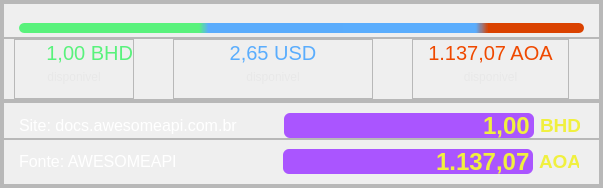
              <widget class="QFrame" name="frame_69">
               <property name="frameShape">
                <enum>QFrame::StyledPanel</enum>
               </property>
               <property name="frameShadow">
                <enum>QFrame::Raised</enum>
               </property>
               <layout class="QVBoxLayout" name="verticalLayout_72">
                <property name="spacing">
                 <number>0</number>
                </property>
                <property name="leftMargin">
                 <number>0</number>
                </property>
                <property name="topMargin">
                 <number>0</number>
                </property>
                <property name="rightMargin">
                 <number>0</number>
                </property>
                <property name="bottomMargin">
                 <number>0</number>
                </property>
                <item>
                 <widget class="QFrame" name="frame_103">
                  <property name="frameShape">
                   <enum>QFrame::StyledPanel</enum>
                  </property>
                  <property name="frameShadow">
                   <enum>QFrame::Raised</enum>
                  </property>
                  <layout class="QVBoxLayout" name="verticalLayout_73">
                   <property name="spacing">
                    <number>0</number>
                   </property>
                   <property name="leftMargin">
                    <number>0</number>
                   </property>
                   <property name="topMargin">
                    <number>0</number>
                   </property>
                   <property name="rightMargin">
                    <number>0</number>
                   </property>
                   <property name="bottomMargin">
                    <number>0</number>
                   </property>
                   <item>
                    <widget class="QFrame" name="frame_104">
                     <property name="frameShape">
                      <enum>QFrame::StyledPanel</enum>
                     </property>
                     <property name="frameShadow">
                      <enum>QFrame::Raised</enum>
                     </property>
                     <layout class="QVBoxLayout" name="verticalLayout_74">
                      <property name="spacing">
                       <number>0</number>
                      </property>
                      <property name="leftMargin">
                       <number>0</number>
                      </property>
                      <property name="topMargin">
                       <number>0</number>
                      </property>
                      <property name="rightMargin">
                       <number>0</number>
                      </property>
                      <property name="bottomMargin">
                       <number>0</number>
                      </property>
                      <item>
                       <widget class="QFrame" name="frame_105">
                        <property name="minimumSize">
                         <size>
                          <width>0</width>
                          <height>35</height>
                         </size>
                        </property>
                        <property name="maximumSize">
                         <size>
                          <width>16777215</width>
                          <height>35</height>
                         </size>
                        </property>
                        <property name="frameShape">
                         <enum>QFrame::StyledPanel</enum>
                        </property>
                        <property name="frameShadow">
                         <enum>QFrame::Raised</enum>
                        </property>
                        <layout class="QVBoxLayout" name="verticalLayout_75">
                         <property name="spacing">
                          <number>0</number>
                         </property>
                         <property name="leftMargin">
                          <number>15</number>
                         </property>
                         <property name="topMargin">
                          <number>15</number>
                         </property>
                         <property name="rightMargin">
                          <number>15</number>
                         </property>
                         <property name="bottomMargin">
                          <number>0</number>
                         </property>
                         <item>
                          <widget class="QProgressBar" name="progressBar_3">
                           <property name="maximumSize">
                            <size>
                             <width>16777215</width>
                             <height>10</height>
                            </size>
                           </property>
                           <property name="styleSheet">
                            <string notr="true">QProgressBar::chunk{
	
	background-color: qlineargradient(spread:pad, x1:0, y1:1, x2:1, y2:1, stop:0.318182 rgba(89, 242, 124, 255), stop:0.335227 rgba(90, 172, 252, 255), stop:0.806818 rgba(90, 173, 253, 255), stop:0.829545 rgba(218, 66, 0, 255));
border-radius:5px;}

QProgressBar{
border-radius:5px;
}</string>
                           </property>
                           <property name="value">
                            <number>100</number>
                           </property>
                           <property name="textVisible">
                            <bool>false</bool>
                           </property>
                           <property name="invertedAppearance">
                            <bool>true</bool>
                           </property>
                          </widget>
                         </item>
                        </layout>
                       </widget>
                      </item>
                      <item>
                       <widget class="QFrame" name="frame_106">
                        <property name="frameShape">
                         <enum>QFrame::StyledPanel</enum>
                        </property>
                        <property name="frameShadow">
                         <enum>QFrame::Raised</enum>
                        </property>
                        <layout class="QHBoxLayout" name="horizontalLayout_21">
                         <property name="spacing">
                          <number>0</number>
                         </property>
                         <property name="leftMargin">
                          <number>10</number>
                         </property>
                         <property name="topMargin">
                          <number>0</number>
                         </property>
                         <property name="rightMargin">
                          <number>30</number>
                         </property>
                         <property name="bottomMargin">
                          <number>0</number>
                         </property>
                         <item>
                          <widget class="QFrame" name="frame_107">
                           <property name="minimumSize">
                            <size>
                             <width>120</width>
                             <height>60</height>
                            </size>
                           </property>
                           <property name="maximumSize">
                            <size>
                             <width>120</width>
                             <height>60</height>
                            </size>
                           </property>
                           <property name="frameShape">
                            <enum>QFrame::StyledPanel</enum>
                           </property>
                           <property name="frameShadow">
                            <enum>QFrame::Raised</enum>
                           </property>
                           <layout class="QVBoxLayout" name="verticalLayout_76">
                            <property name="spacing">
                             <number>0</number>
                            </property>
                            <property name="leftMargin">
                             <number>0</number>
                            </property>
                            <property name="topMargin">
                             <number>0</number>
                            </property>
                            <property name="rightMargin">
                             <number>0</number>
                            </property>
                            <item>
                             <widget class="QLabel" name="label_85">
                              <property name="font">
                               <font>
                                <pointsize>15</pointsize>
                               </font>
                              </property>
                              <property name="styleSheet">
                               <string notr="true">color: rgb(89, 242, 124);</string>
                              </property>
                              <property name="text">
                               <string>1,00 BHD</string>
                              </property>
                              <property name="alignment">
                               <set>Qt::AlignRight|Qt::AlignTrailing|Qt::AlignVCenter</set>
                              </property>
                             </widget>
                            </item>
                            <item>
                             <widget class="QLabel" name="label_86">
                              <property name="styleSheet">
                               <string notr="true">color: rgb(232, 232, 232);</string>
                              </property>
                              <property name="text">
                               <string>disponivel</string>
                              </property>
                              <property name="alignment">
                               <set>Qt::AlignCenter</set>
                              </property>
                             </widget>
                            </item>
                           </layout>
                          </widget>
                         </item>
                         <item>
                          <spacer name="horizontalSpacer_25">
                           <property name="orientation">
                            <enum>Qt::Horizontal</enum>
                           </property>
                           <property name="sizeHint" stdset="0">
                            <size>
                             <width>6</width>
                             <height>20</height>
                            </size>
                           </property>
                          </spacer>
                         </item>
                         <item>
                          <widget class="QFrame" name="frame_108">
                           <property name="minimumSize">
                            <size>
                             <width>200</width>
                             <height>0</height>
                            </size>
                           </property>
                           <property name="maximumSize">
                            <size>
                             <width>200</width>
                             <height>16777215</height>
                            </size>
                           </property>
                           <property name="frameShape">
                            <enum>QFrame::StyledPanel</enum>
                           </property>
                           <property name="frameShadow">
                            <enum>QFrame::Raised</enum>
                           </property>
                           <layout class="QVBoxLayout" name="verticalLayout_77">
                            <property name="spacing">
                             <number>0</number>
                            </property>
                            <property name="leftMargin">
                             <number>0</number>
                            </property>
                            <property name="topMargin">
                             <number>0</number>
                            </property>
                            <property name="rightMargin">
                             <number>0</number>
                            </property>
                            <item>
                             <widget class="QLabel" name="label_87">
                              <property name="font">
                               <font>
                                <pointsize>15</pointsize>
                               </font>
                              </property>
                              <property name="styleSheet">
                               <string notr="true">color: rgb(90, 173, 253);</string>
                              </property>
                              <property name="text">
                               <string>2,65 USD</string>
                              </property>
                              <property name="alignment">
                               <set>Qt::AlignCenter</set>
                              </property>
                             </widget>
                            </item>
                            <item>
                             <widget class="QLabel" name="label_88">
                              <property name="styleSheet">
                               <string notr="true">color: rgb(232, 232, 232);</string>
                              </property>
                              <property name="text">
                               <string>disponivel</string>
                              </property>
                              <property name="alignment">
                               <set>Qt::AlignCenter</set>
                              </property>
                             </widget>
                            </item>
                           </layout>
                          </widget>
                         </item>
                         <item>
                          <spacer name="horizontalSpacer_24">
                           <property name="orientation">
                            <enum>Qt::Horizontal</enum>
                           </property>
                           <property name="sizeHint" stdset="0">
                            <size>
                             <width>6</width>
                             <height>20</height>
                            </size>
                           </property>
                          </spacer>
                         </item>
                         <item>
                          <widget class="QFrame" name="frame_109">
                           <property name="minimumSize">
                            <size>
                             <width>157</width>
                             <height>0</height>
                            </size>
                           </property>
                           <property name="maximumSize">
                            <size>
                             <width>157</width>
                             <height>16777215</height>
                            </size>
                           </property>
                           <property name="frameShape">
                            <enum>QFrame::StyledPanel</enum>
                           </property>
                           <property name="frameShadow">
                            <enum>QFrame::Raised</enum>
                           </property>
                           <layout class="QVBoxLayout" name="verticalLayout_78">
                            <property name="spacing">
                             <number>0</number>
                            </property>
                            <property name="leftMargin">
                             <number>0</number>
                            </property>
                            <property name="topMargin">
                             <number>0</number>
                            </property>
                            <property name="rightMargin">
                             <number>0</number>
                            </property>
                            <item>
                             <widget class="QLabel" name="label_89">
                              <property name="font">
                               <font>
                                <pointsize>15</pointsize>
                               </font>
                              </property>
                              <property name="styleSheet">
                               <string notr="true">color: rgb(239, 73, 0);</string>
                              </property>
                              <property name="text">
                               <string>1.137,07 AOA</string>
                              </property>
                              <property name="alignment">
                               <set>Qt::AlignCenter</set>
                              </property>
                             </widget>
                            </item>
                            <item>
                             <widget class="QLabel" name="label_90">
                              <property name="styleSheet">
                               <string notr="true">color: rgb(232, 232, 232);</string>
                              </property>
                              <property name="text">
                               <string>disponivel</string>
                              </property>
                              <property name="alignment">
                               <set>Qt::AlignCenter</set>
                              </property>
                             </widget>
                            </item>
                           </layout>
                          </widget>
                         </item>
                        </layout>
                       </widget>
                      </item>
                     </layout>
                    </widget>
                   </item>
                   <item>
                    <widget class="QFrame" name="frame_110">
                     <property name="frameShape">
                      <enum>QFrame::StyledPanel</enum>
                     </property>
                     <property name="frameShadow">
                      <enum>QFrame::Raised</enum>
                     </property>
                     <layout class="QVBoxLayout" name="verticalLayout_79">
                      <property name="spacing">
                       <number>0</number>
                      </property>
                      <property name="leftMargin">
                       <number>0</number>
                      </property>
                      <property name="topMargin">
                       <number>0</number>
                      </property>
                      <property name="rightMargin">
                       <number>0</number>
                      </property>
                      <property name="bottomMargin">
                       <number>0</number>
                      </property>
                      <item>
                       <widget class="QFrame" name="frame_111">
                        <property name="frameShape">
                         <enum>QFrame::StyledPanel</enum>
                        </property>
                        <property name="frameShadow">
                         <enum>QFrame::Raised</enum>
                        </property>
                        <layout class="QHBoxLayout" name="horizontalLayout_38">
                         <property name="leftMargin">
                          <number>15</number>
                         </property>
                         <property name="topMargin">
                          <number>10</number>
                         </property>
                         <property name="rightMargin">
                          <number>19</number>
                         </property>
                         <property name="bottomMargin">
                          <number>0</number>
                         </property>
                         <item>
                          <widget class="QLabel" name="site_3">
                           <property name="font">
                            <font>
                             <pointsize>12</pointsize>
                            </font>
                           </property>
                           <property name="styleSheet">
                            <string notr="true">color: rgb(255, 255, 255);</string>
                           </property>
                           <property name="text">
                            <string>Site: docs.awesomeapi.com.br</string>
                           </property>
                           <property name="alignment">
                            <set>Qt::AlignLeading|Qt::AlignLeft|Qt::AlignVCenter</set>
                           </property>
                          </widget>
                         </item>
                         <item>
                          <spacer name="horizontalSpacer_8">
                           <property name="orientation">
                            <enum>Qt::Horizontal</enum>
                           </property>
                           <property name="sizeHint" stdset="0">
                            <size>
                             <width>40</width>
                             <height>20</height>
                            </size>
                           </property>
                          </spacer>
                         </item>
                         <item>
                          <widget class="QLineEdit" name="DB_LEdit">
                           <property name="minimumSize">
                            <size>
                             <width>250</width>
                             <height>25</height>
                            </size>
                           </property>
                           <property name="maximumSize">
                            <size>
                             <width>250</width>
                             <height>25</height>
                            </size>
                           </property>
                           <property name="font">
                            <font>
                             <pointsize>18</pointsize>
                             <bold>true</bold>
                            </font>
                           </property>
                           <property name="styleSheet">
                            <string notr="true">QLineEdit{
	color: rgb(240, 240, 63);
	background-color: rgb(170, 85, 255);
	border-radius: 6px;
}
QLineEdit:hover{
border: 2px solid rgb(153, 76, 229);
}

QLineEdit:focus{
border: 2px solid rgb(90, 173, 253)
}</string>
                           </property>
                           <property name="text">
                            <string>1,00</string>
                           </property>
                           <property name="alignment">
                            <set>Qt::AlignRight|Qt::AlignTrailing|Qt::AlignVCenter</set>
                           </property>
                          </widget>
                         </item>
                         <item>
                          <widget class="QLabel" name="label_92">
                           <property name="minimumSize">
                            <size>
                             <width>40</width>
                             <height>20</height>
                            </size>
                           </property>
                           <property name="maximumSize">
                            <size>
                             <width>32</width>
                             <height>20</height>
                            </size>
                           </property>
                           <property name="font">
                            <font>
                             <pointsize>14</pointsize>
                             <bold>true</bold>
                            </font>
                           </property>
                           <property name="styleSheet">
                            <string notr="true">color: rgb(240, 240, 63);</string>
                           </property>
                           <property name="text">
                            <string>BHD</string>
                           </property>
                           <property name="alignment">
                            <set>Qt::AlignLeading|Qt::AlignLeft|Qt::AlignVCenter</set>
                           </property>
                          </widget>
                         </item>
                        </layout>
                       </widget>
                      </item>
                      <item>
                       <widget class="QFrame" name="frame_112">
                        <property name="frameShape">
                         <enum>QFrame::StyledPanel</enum>
                        </property>
                        <property name="frameShadow">
                         <enum>QFrame::Raised</enum>
                        </property>
                        <layout class="QHBoxLayout" name="horizontalLayout_39">
                         <property name="leftMargin">
                          <number>15</number>
                         </property>
                         <property name="rightMargin">
                          <number>20</number>
                         </property>
                         <property name="bottomMargin">
                          <number>10</number>
                         </property>
                         <item>
                          <widget class="QLabel" name="font_3">
                           <property name="font">
                            <font>
                             <pointsize>12</pointsize>
                            </font>
                           </property>
                           <property name="styleSheet">
                            <string notr="true">color: rgb(255, 255, 255);</string>
                           </property>
                           <property name="text">
                            <string>Fonte: AWESOMEAPI</string>
                           </property>
                           <property name="alignment">
                            <set>Qt::AlignLeading|Qt::AlignLeft|Qt::AlignVCenter</set>
                           </property>
                          </widget>
                         </item>
                         <item>
                          <spacer name="horizontalSpacer_9">
                           <property name="orientation">
                            <enum>Qt::Horizontal</enum>
                           </property>
                           <property name="sizeHint" stdset="0">
                            <size>
                             <width>100</width>
                             <height>20</height>
                            </size>
                           </property>
                          </spacer>
                         </item>
                         <item>
                          <widget class="QLineEdit" name="DB_aoa_LEdit">
                           <property name="minimumSize">
                            <size>
                             <width>250</width>
                             <height>25</height>
                            </size>
                           </property>
                           <property name="maximumSize">
                            <size>
                             <width>250</width>
                             <height>25</height>
                            </size>
                           </property>
                           <property name="font">
                            <font>
                             <pointsize>18</pointsize>
                             <bold>true</bold>
                            </font>
                           </property>
                           <property name="styleSheet">
                            <string notr="true">QLineEdit{
	color: rgb(240, 240, 63);
	background-color: rgb(170, 85, 255);
	border-radius: 6px;
}
QLineEdit:hover{
border: 2px solid  rgb(153, 76, 229);
}

QLineEdit:focus{
border: 2px solid rgb(90, 173, 253);
}</string>
                           </property>
                           <property name="text">
                            <string>1.137,07</string>
                           </property>
                           <property name="alignment">
                            <set>Qt::AlignRight|Qt::AlignTrailing|Qt::AlignVCenter</set>
                           </property>
                          </widget>
                         </item>
                         <item>
                          <widget class="QLabel" name="label_94">
                           <property name="minimumSize">
                            <size>
                             <width>40</width>
                             <height>20</height>
                            </size>
                           </property>
                           <property name="maximumSize">
                            <size>
                             <width>40</width>
                             <height>20</height>
                            </size>
                           </property>
                           <property name="font">
                            <font>
                             <pointsize>14</pointsize>
                             <bold>true</bold>
                            </font>
                           </property>
                           <property name="styleSheet">
                            <string notr="true">color: rgb(240, 240, 63);</string>
                           </property>
                           <property name="text">
                            <string>AOA</string>
                           </property>
                           <property name="alignment">
                            <set>Qt::AlignLeading|Qt::AlignLeft|Qt::AlignVCenter</set>
                           </property>
                          </widget>
                         </item>
                        </layout>
                       </widget>
                      </item>
                     </layout>
                    </widget>
                   </item>
                  </layout>
                 </widget>
                </item>
               </layout>
              </widget>
